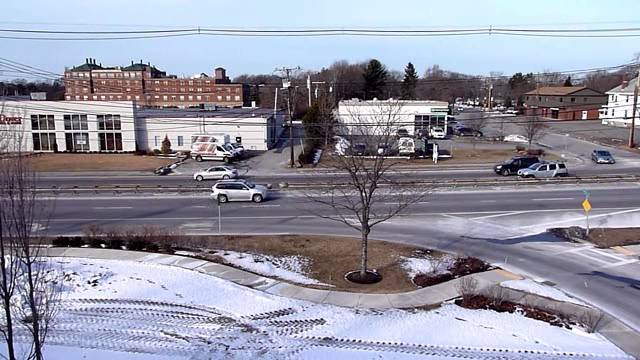
#> input picture frame 50 of TP4/carsRt9_3.avi, 640 x 360 px, given in place of the camera
$ python feature_detectors.py
#> lines starting #> are read from the running program, lines starting #| are printed output that depends on the picture
import cv2 as cv
import argparse


def nothing(x):
    pass


parser = argparse.ArgumentParser()
parser.add_argument('--facedet', type=str, help='Feature Detection method (FAST, AGAST, AKAZE, ORB).', default='FAST')
args = parser.parse_args()

cv.namedWindow("Webcam")

capture = cv.VideoCapture(0)
fast = cv.FastFeatureDetector_create()
agast = cv.AgastFeatureDetector_create()
akaze = cv.AKAZE_create(threshold=0.001)
orb = cv.ORB_create(nfeatures=1500)

time = 0

while True:
    ret, frame = capture.read()
#> frame is the input picture: shape (360, 640, 3); mean B, G, R 162.3, 147.8, 147.6
    if frame is None:
        break

    if args.facedet == 'FAST':
        t1 = cv.getTickCount()
        th = cv.getTrackbarPos("Threshold: ", "Webcam")
        cv.createTrackbar("Threshold: ", "Webcam", 10, 10000, nothing)
        fast.setThreshold(th)
        keypoints = fast.detect(frame, None)
#> keypoints = 13478 keypoints; strongest (x, y, size): (627, 100, 7), (102, 245, 7), (375, 98, 7), (606, 113, 7)
        frame = cv.drawKeypoints(frame, keypoints, None)
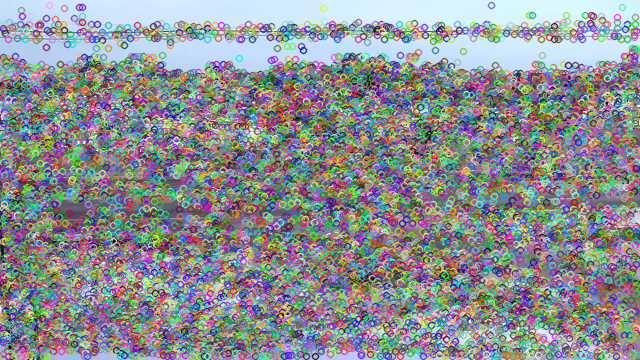
#> frame: shape (360, 640, 3); mean B, G, R 147.6, 143.1, 140
        t2 = cv.getTickCount()
        time = (t2 - t1)/cv.getTickFrequency()
    elif args.facedet == 'AGAST':
        t1 = cv.getTickCount()
        th = cv.getTrackbarPos("Threshold: ", "Webcam")
        agast.setThreshold(th)
        keypoints = agast.detect(frame, None)
        frame = cv.drawKeypoints(frame, keypoints, None)
        t2 = cv.getTickCount()
        time = (t2 - t1) / cv.getTickFrequency()
    elif args.facedet == 'AKAZE':
        t1 = cv.getTickCount()
        th = cv.getTrackbarPos("Threshold: ", "Webcam")
        keypoints = akaze.detect(frame, None)
        frame = cv.drawKeypoints(frame, keypoints, None)
        t2 = cv.getTickCount()
        time = (t2 - t1) / cv.getTickFrequency()
    elif args.facedet == 'ORB':
        t1 = cv.getTickCount()
        keypoints, descriptors = orb.detectAndCompute(frame, None)
        frame = cv.drawKeypoints(frame, keypoints, None)
        t2 = cv.getTickCount()
        time = (t2 - t1) / cv.getTickFrequency()

    cv.rectangle(frame, (10, 2), (250, 20), (255, 255, 255), -1)
    cv.putText(frame, str(args.facedet) + str(" ") + str(time) + str(" Seconds"), (15, 15),
               cv.FONT_HERSHEY_SIMPLEX, 0.5, (0, 0, 0))
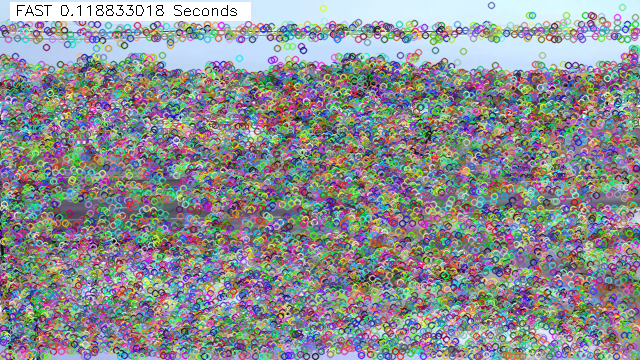
#> frame: shape (360, 640, 3); mean B, G, R 147.2, 143.2, 140.5

    cv.imshow('Webcam', frame)

    keyboard = cv.waitKey(30)
#> (key q is pressed here)
    if keyboard == ord('f'):
        args.facedet = 'FAST'
    elif keyboard == ord('a'):
        args.facedet = 'AGAST'
    elif keyboard == ord('k'):
        args.facedet = 'AKAZE'
    elif keyboard == ord('o'):
        args.facedet = 'ORB'
    elif keyboard == ord('q'):
        break

capture.release()
cv.destroyAllWindows()

$ run again, starting later in the video
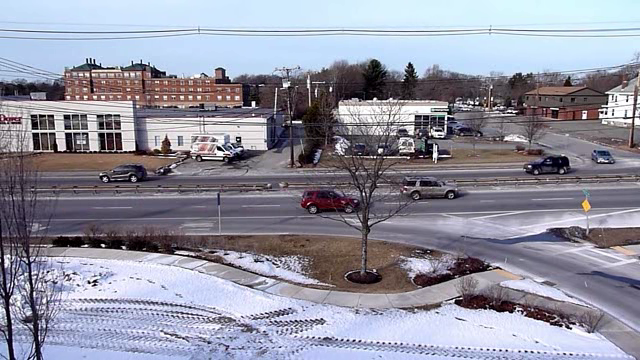
#> input picture frame 225 of TP4/carsRt9_3.avi, 640 x 360 px, given in place of the camera
#> frame is the input picture: shape (360, 640, 3); mean B, G, R 159.9, 145.3, 145.2
#> keypoints = 13711 keypoints; strongest (x, y, size): (627, 100, 7), (606, 113, 7), (374, 98, 7), (570, 328, 7)
#> `frame = cv.drawKeypoints(frame, keypoints, None)`:
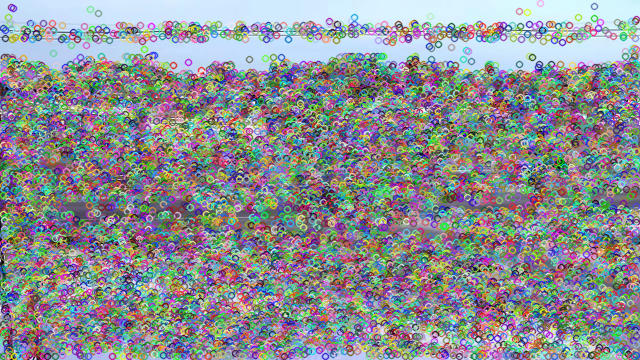
#> frame: shape (360, 640, 3); mean B, G, R 147.2, 142.9, 139.9
#> `cv.putText(frame, str(args.facedet) + str(" ") + str(time) + str(" Sec..`:
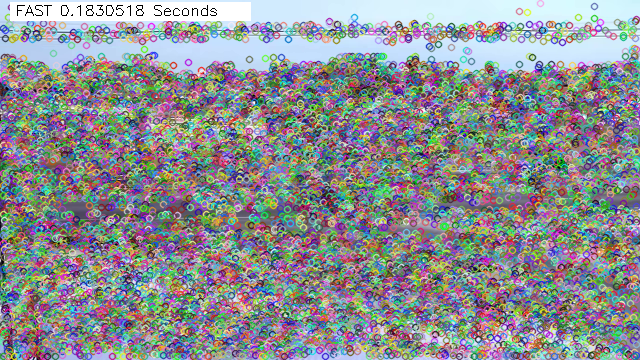
#> frame: shape (360, 640, 3); mean B, G, R 146.8, 142.9, 140.4

$ run again, starting later in the video
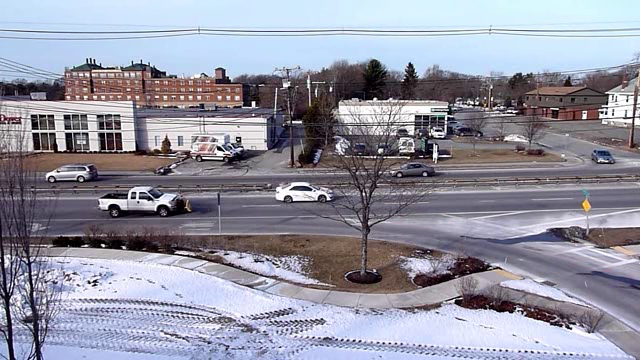
#> input picture frame 400 of TP4/carsRt9_3.avi, 640 x 360 px, given in place of the camera
#> frame is the input picture: shape (360, 640, 3); mean B, G, R 162.1, 147.5, 147.4
#> keypoints = 13644 keypoints; strongest (x, y, size): (627, 100, 7), (375, 98, 7), (606, 113, 7), (570, 328, 7)
#> `frame = cv.drawKeypoints(frame, keypoints, None)`:
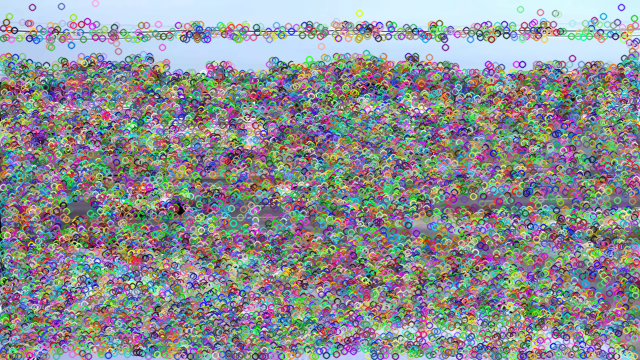
#> frame: shape (360, 640, 3); mean B, G, R 147.9, 143.6, 140.4
#> `cv.putText(frame, str(args.facedet) + str(" ") + str(time) + str(" Sec..`:
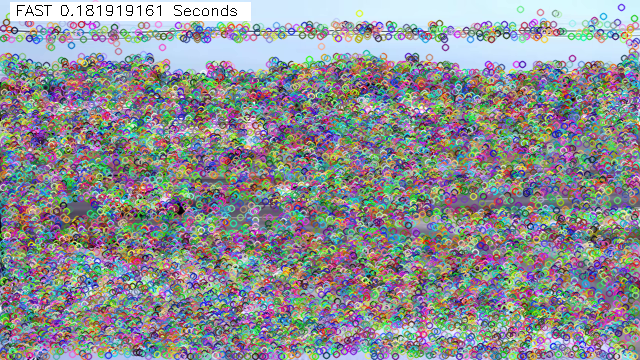
#> frame: shape (360, 640, 3); mean B, G, R 147.5, 143.7, 140.9
